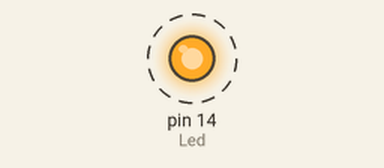
A sketch run on a simulated Arduino Uno, built with avr-gcc and run on an emulated ATmega328P. On the bench: output pins drawn as LEDs (lit = HIGH). Dashed ring = blinking.

Above: at 0.5 s.
Timing chart, 0 to 4.6 s (numbered marks = the images above):
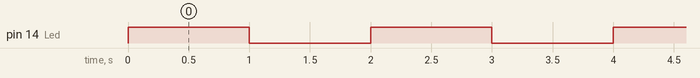

Measured:
- by itself, pin 14 (Led): alternates HIGH for 1.0 s and LOW for 1.0 s

The sketch:

Code.ino
```cpp
//Pin D14 ou entrée Analogique A0
#define Led 14

void setup() {

  //declaration de A0 en tant que sortie
  pinMode(Led, OUTPUT);

}

void loop() {

  //programme de base faire clignoté la led en A0
  digitalWrite(Led, HIGH);
  delay(1000);
  digitalWrite(Led, LOW);
  delay(1000);

}
```
